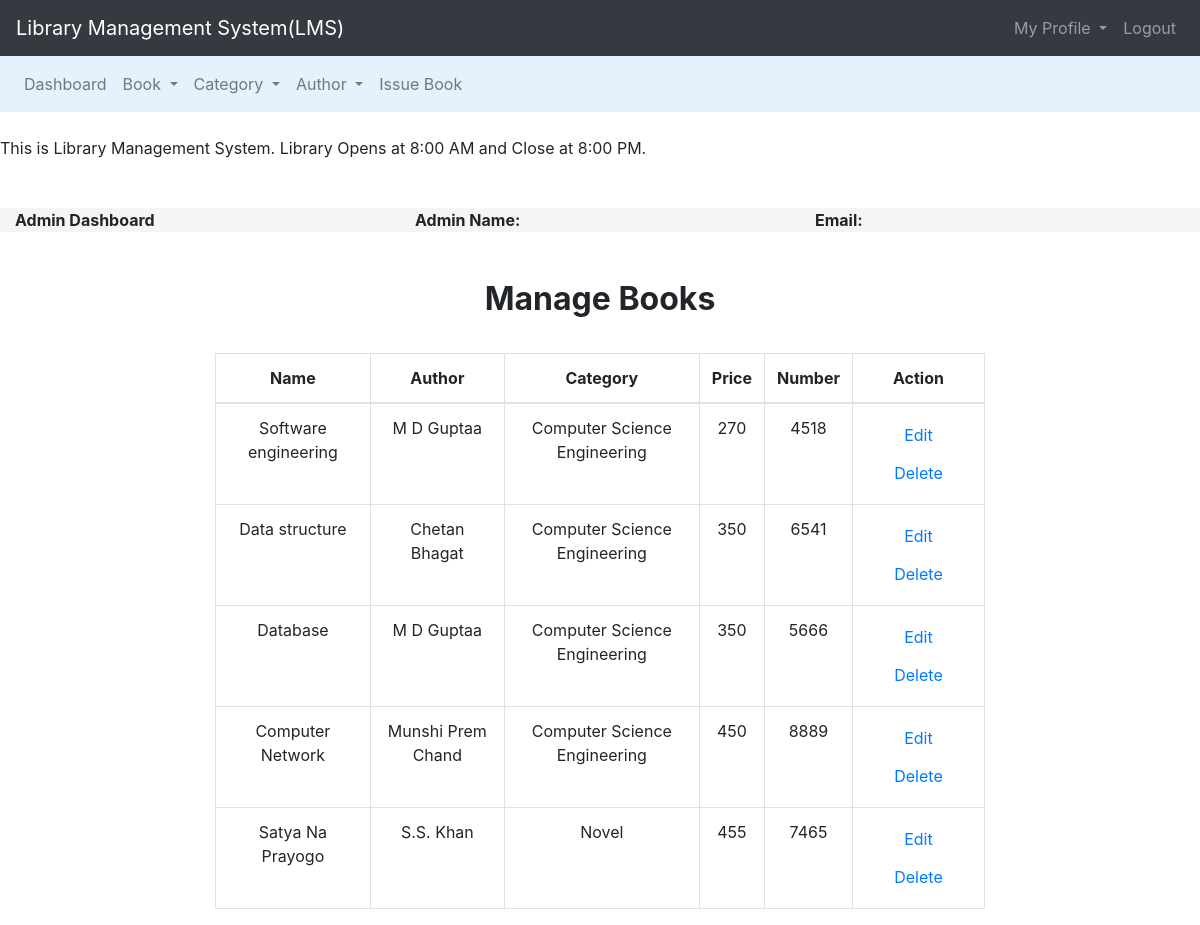
The page /admin/manage_book.php on the database its author committed.
### tables this page shows
CREATE TABLE `books` (
  `book_id` int(11) NOT NULL,
  `book_name` varchar(250) NOT NULL,
  `author_name` varchar(255) NOT NULL,
  `cat_name` varchar(255) NOT NULL,
  `book_no` int(11) NOT NULL,
  `book_price` int(11) NOT NULL
);

### admin/manage_book.php (the view, shortened to what this page needs)
<!DOCTYPE html>
<html lang="en">
<head>
    <link rel="stylesheet" href="../css/style.css">
    <link rel="stylesheet" href="https://maxcdn.bootstrapcdn.com/bootstrap/4.5.2/css/bootstrap.min.css">
</head>
<body>
<nav class="navbar navbar-expand-lg navbar-dark bg-dark">
  <a class="navbar-brand" href="admin_dashboard.php">Library Management System(LMS)</a>
  <div class="collapse navbar-collapse" id="navbarSupportedContent">
    <ul class="nav navbar-nav ml-auto">
    <li class="nav-item dropdown">
        <a class="nav-link dropdown-toggle" href="#" id="navbarDropdown" role="button" data-toggle="dropdown"
         aria-haspopup="true" aria-expanded="false">
          My Profile
        </a>
      </li>
        <li class="nav-item">
        <a class="nav-link" href="logout.php">Logout</a>
      </li>
    </ul>
  </div>
</nav>
<nav class="navbar navbar-expand-lg navbar-light" style="background-color: #e3f2fd;">
  <div class="collapse navbar-collapse" id="navbarSupportedContent">
    <ul class="nav navbar-nav mr-auto">
    <li class="nav-item">
        <a class="nav-link" href="admin_dashboard.php">Dashboard</a>
      </li>
    <li class="nav-item dropdown">
        <a class="nav-link dropdown-toggle" href="#" id="navbarDropdown" role="button" data-toggle="dropdown"
         aria-haspopup="true" aria-expanded="false">
          Book
        </a>
        </li>
    <li class="nav-item dropdown">
        <a class="nav-link dropdown-toggle" href="#" id="navbarDropdown" role="button" data-toggle="dropdown"
         aria-haspopup="true" aria-expanded="false">
          Category
        </a>
        </li>
    <li class="nav-item dropdown">
        <a class="nav-link dropdown-toggle" href="#" id="navbarDropdown" role="button" data-toggle="dropdown"
         aria-haspopup="true" aria-expanded="false">
          Author
        </a>
        </li>
        <li class="nav-item">
        <a class="nav-link" href="issue_book.php">Issue Book</a>
      </li>
    </ul>
  </div>
</nav><br>
<span><marquee behavior="" direction="">This is Library Management System. Library Opens at 8:00 AM and Close
    at 8:00 PM.</marquee></span><br><br>
    <div class="container-fluid" id="user">
    <div class="row">
        <div class="col-lg-4 col-mg-4 col-12">
        <span><strong class="text-black">Admin Dashboard</strong></span>
        </div>
        <div class="col-lg-4 col-mg-4 col-12">
        <span><strong class="text-black">Admin Name: <?php echo $_SESSION['name']; ?></strong></span>
        </div>
        <div class="col-lg-4 col-mg-4 col-12">
        <span><strong class="text-black">Email: <?php echo $_SESSION['email']; ?></strong></span>
        </div>
    </div>
</div>
<br><br>
<div class="container headings text-center" style="margin-bottom:35px;">
		<h2 class="text-center font-weight-bold">Manage Books</h2>
</div>
<div class="container-fluid">
    <div class="row">
        <div class="col-lg-8 col-md-10 col-12 offset-lg-2 offset-md-1">
            <table class="table table-bordered table-hover"  style="text-align: center; overflow:auto;">
                <thead>
                    <tr>
                        <th>Name</th>
                        <th>Author</th>
                        <th>Category</th>
                        <th>Price</th>
                        <th>Number</th>
                        <th>Action</th>
                    </tr>
                </thead>
                    <?php
                         $connection = mysqli_connect("localhost","root","");
                         $query="select * from books";
                         $query_run = mysqli_query($connection,$query);
                         while ($row = mysqli_fetch_assoc($query_run)){
                    ?>
                    <tr>
                        <td><?php echo $row['book_name']; ?></td>
                        <td><?php echo $row['author_name']; ?></td>
                        <td><?php echo $row['cat_name']; ?></td>
                        <td><?php echo $row['book_price']; ?></td>
                        <td><?php echo $row['book_no']; ?></td>
                        <td>
                            <button class="btn"><a href="edit_book.php?bn=<?php echo $row['book_no'];?>"  style="text-decoration:none;">
                            Edit</a></button>
                            <button class="btn"><a href="delete_book.php?bn=<?php echo $row['book_no'];?>" style="text-decoration:none;">
                            Delete</a></button>
                        </td>
                    </tr>
                    <?php
                     }
                    ?>
                </table>
        </div>
    </div>
</div>
</body>
</html>

### css/style.css (style rules this page uses)
* { margin: 0; padding: 0; box-sizing: border-box; }
#user { background-color: whitesmoke; }

### rows shown on the page
books: book_name "Software engineering", author_name "M D Guptaa", cat_name "Computer Science Engineering", book_price "270", book_no "4518"
books: book_name "Data structure", author_name "Chetan Bhagat", cat_name "Computer Science Engineering", book_price "350", book_no "6541"
books: book_name "Database", author_name "M D Guptaa", cat_name "Computer Science Engineering", book_price "350", book_no "5666"
books: book_name "Computer Network", author_name "Munshi Prem Chand", cat_name "Computer Science Engineering", book_price "450", book_no "8889"
books: book_name "Satya Na Prayogo", author_name "S.S. Khan", cat_name "Novel", book_price "455", book_no "7465"
